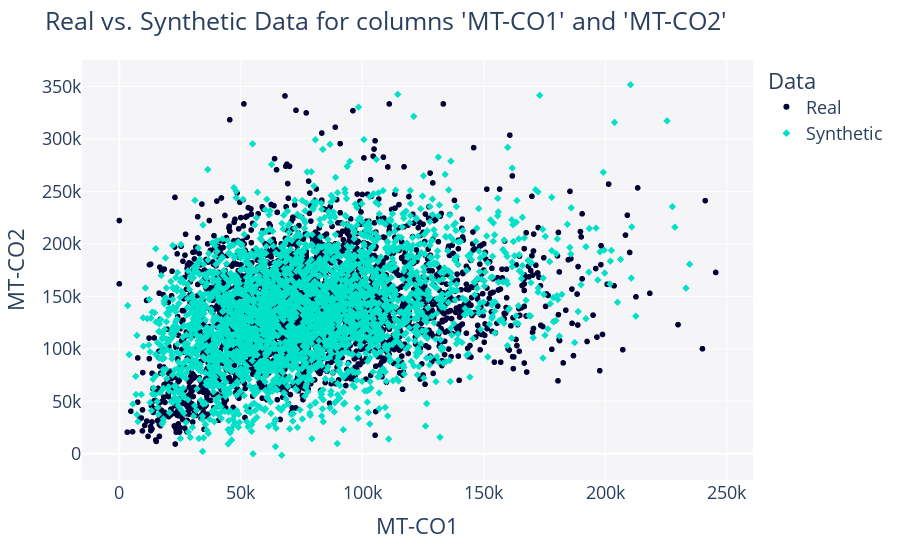

Source (notebook cell):
### Code cell
compare_2d(df, synthetic)

### Figure 1 — Plotly figure (JSON) as saved in the notebook; plotly's stock layout.template omitted (floating-point values rounded to 4 significant figures; data arrays with more than 128 entries replaced by an {"elided": "..."} marker saying what was removed)
{"data": [{"hovertemplate": "Data=Real<br>MT-CO1=%{x}<br>MT-CO2=%{y}<extra></extra>", "legendgroup": "Real", "marker": {"color": "#000036", "symbol": "circle"}, "mode": "markers", "name": "Real", "showlegend": true, "type": "scattergl", "x": {"elided": "2877 int values"}, "xaxis": "x", "y": {"elided": "2877 int values"}, "yaxis": "y"}, {"hovertemplate": "Data=Synthetic<br>MT-CO1=%{x}<br>MT-CO2=%{y}<extra></extra>", "legendgroup": "Synthetic", "marker": {"color": "#01E0C9", "symbol": "diamond"}, "mode": "markers", "name": "Synthetic", "showlegend": true, "type": "scattergl", "x": {"elided": "2877 float values"}, "xaxis": "x", "y": {"elided": "2877 float values"}, "yaxis": "y"}], "layout": {"font": {"size": 18}, "legend": {"title": {"text": "Data"}, "tracegroupgap": 0}, "margin": {"t": 60}, "plot_bgcolor": "#F5F5F8", "showlegend": true, "title": {"text": "Real vs. Synthetic Data for columns 'MT-CO1' and 'MT-CO2'"}, "xaxis": {"anchor": "y", "domain": [0, 1], "title": {"text": "MT-CO1"}}, "yaxis": {"anchor": "x", "domain": [0, 1], "title": {"text": "MT-CO2"}}}}
